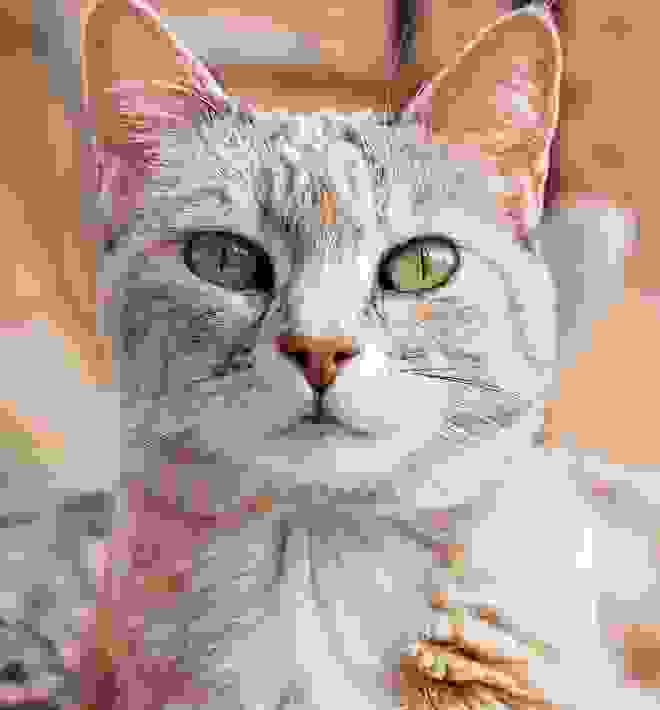
#> input picture modules/pixelation/high.jpg, 660 x 710 px
$ python test.py
#> lines starting #> are read from the running program, lines starting #| are printed output that depends on the picture; after the words box and inside, x2 and y2 are one past the last pixel; in counts of white or black regions, pixels touching at a corner belong together
# https://stackoverflow.com/questions/12942365/detecting-a-pixelated-image-in-python

import cv2
import numpy as np

paths = ["high.jpg", "med.jpg", "none.jpg"]

for img_path in paths:

    img = cv2.imread(img_path, cv2.IMREAD_COLOR)
#> img is the input picture: shape (710, 660, 3); mean B, G, R 150, 160.1, 181.4

    gray = cv2.cvtColor(img, cv2.COLOR_BGR2GRAY)
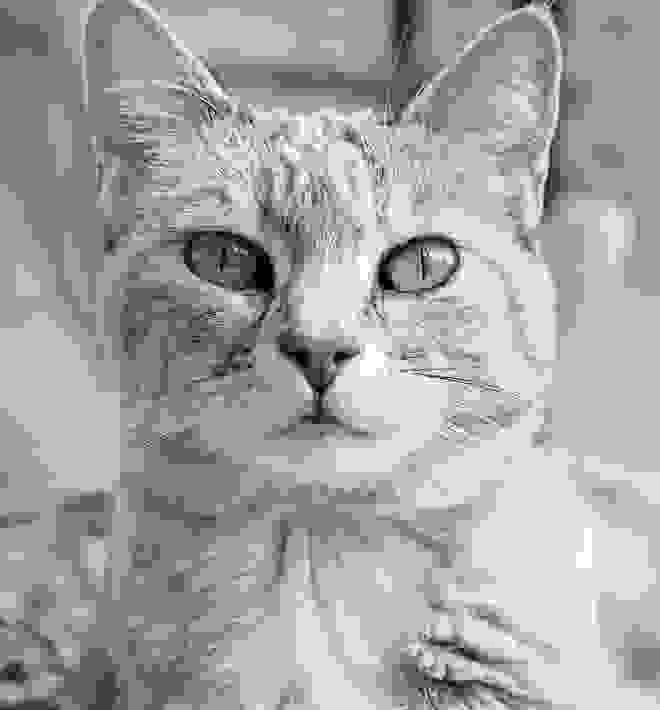
#> gray: shape (710, 660); min 0, max 255, mean 165.3

    edges = cv2.Canny(img, 50, 150, apertureSize=3)
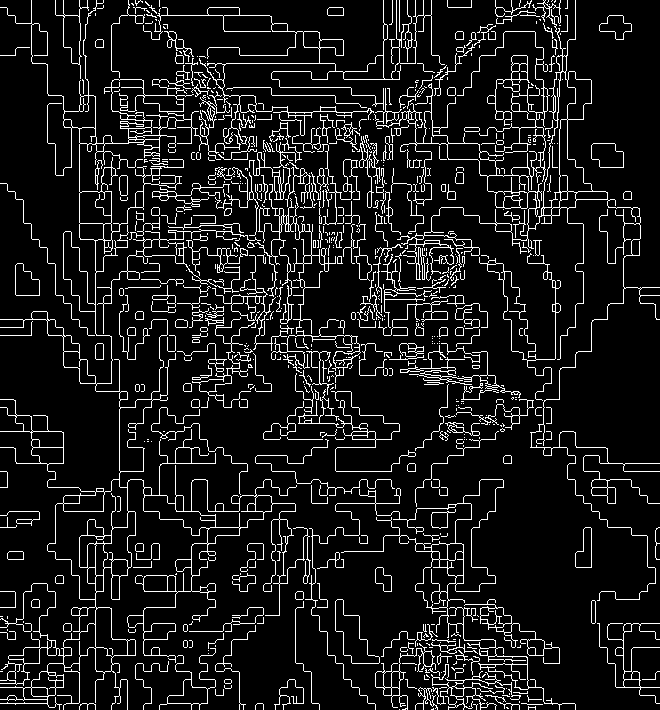
#> edges: shape (710, 660); 9.8% white in thin lines or dots

    contours, _ = cv2.findContours(edges, cv2.RETR_EXTERNAL, cv2.CHAIN_APPROX_SIMPLE)
#> contours = 665 contours, 554 with area under 20; largest, box (x1, y1, x2, y2) and area: (0, 0, 311, 710) 25062, (375, 0, 660, 601) 8254, (305, 479, 576, 710) 5162, (143, 0, 445, 145) 1974, (255, 184, 361, 383) 1817

    threshold_area = 100  # Adjust this threshold as needed
    pixellated_regions = [cnt for cnt in contours if cv2.contourArea(cnt) > threshold_area]
#> pixellated_regions = 40 contours; largest, box (x1, y1, x2, y2) and area: (0, 0, 311, 710) 25062, (375, 0, 660, 601) 8254, (305, 479, 576, 710) 5162, (143, 0, 445, 145) 1974, (255, 184, 361, 383) 1817

    result_img = img.copy()
    cv2.drawContours(result_img, pixellated_regions, -1, (0, 255, 0), 2)
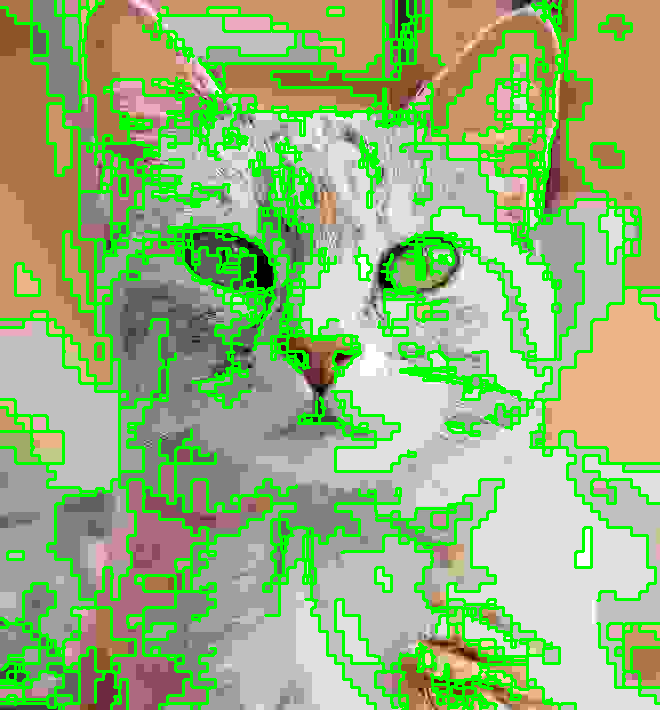
#> result_img: shape (710, 660, 3); 18.83% of pixels changed, all inside (x1, y1, x2, y2) = (0, 0, 660, 710)
    cv2.imwrite(f"{img_path[:-4]}_processed.jpg", result_img)
#> pass 2 of the loop `for img_path in paths:`:
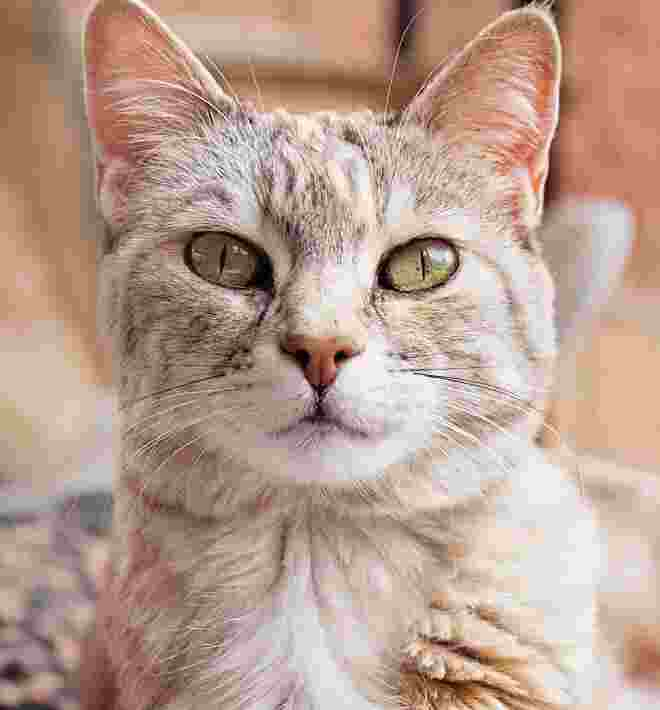
#> input picture modules/pixelation/med.jpg, 660 x 710 px
#> img is the input picture: shape (710, 660, 3); mean B, G, R 144.1, 158.5, 186
#> `edges = cv2.Canny(img, 50, 150, apertureSize=3)`:
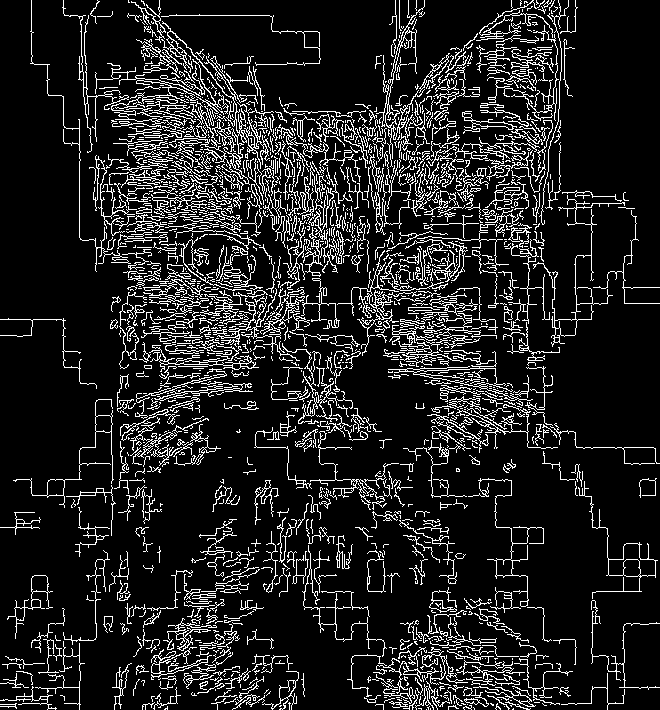
#> edges: shape (710, 660); 13% white in thin lines or dots
#> contours = 1524 contours, 1367 with area under 20; largest, box (x1, y1, x2, y2) and area: (578, 481, 658, 599) 1042, (388, 351, 533, 406) 1031, (161, 21, 271, 185) 958, (13, 399, 114, 508) 528, (7, 575, 53, 639) 442
#> pixellated_regions = 39 contours; largest, box (x1, y1, x2, y2) and area: (578, 481, 658, 599) 1042, (388, 351, 533, 406) 1031, (161, 21, 271, 185) 958, (13, 399, 114, 508) 528, (7, 575, 53, 639) 442
#> `cv2.drawContours(result_img, pixellated_regions, -1, (0, 255, 0), 2)`:
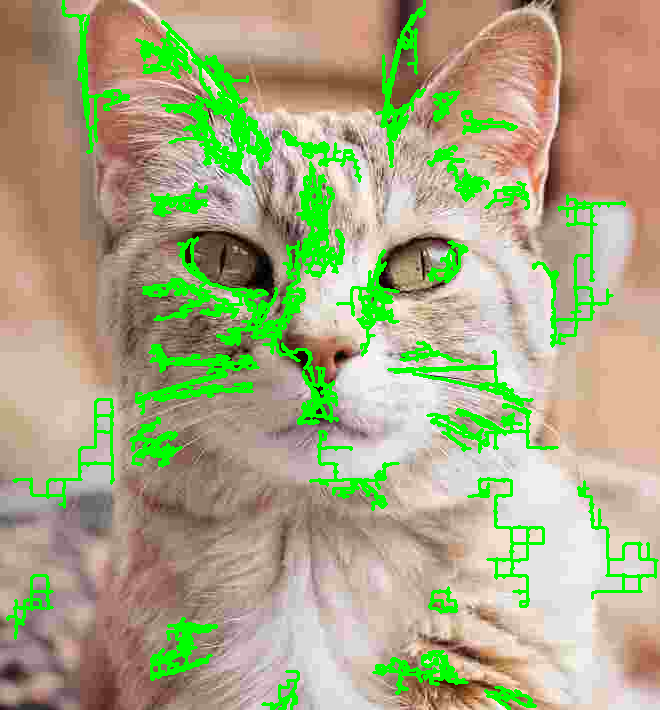
#> result_img: shape (710, 660, 3); 9.83% of pixels changed, all inside (x1, y1, x2, y2) = (6, 0, 659, 710)
#> (the run stopped early here; a loop or call above may not have finished)
